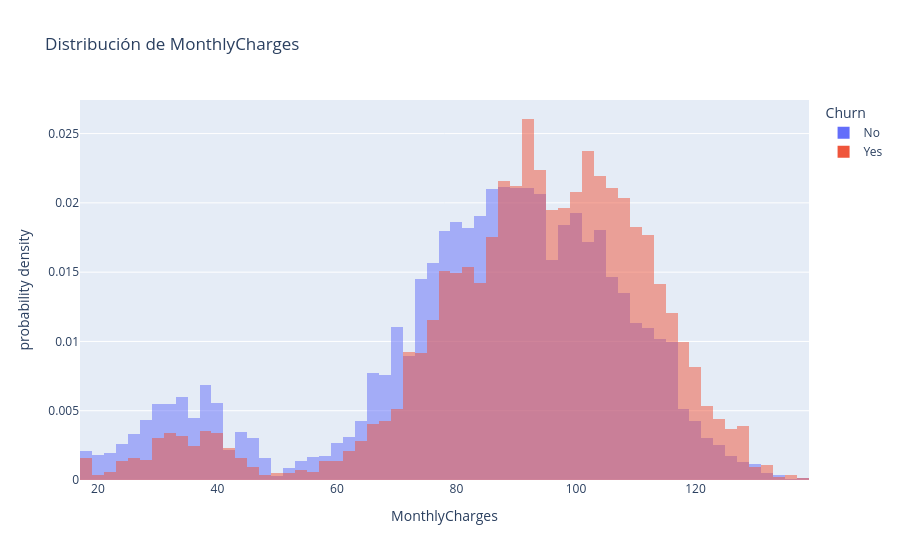

Notebook code cell kept with this figure:
### Markdown cell above
## 4. Distribuciones y valores extremos
Exploramos cargos, antigüedad y satisfacción. Los diagramas de caja señalan extremos estadísticos, no errores confirmados.

### Code cell
columns = ['MonthlyCharges','TenureMonths','TotalCharges','NPS','CSAT']
display(df[columns].describe())
for column in columns:
    # Comparamos distribuciones; no filtramos automáticamente clientes extremos.
    px.histogram(df, x=column, color='Churn', barmode='overlay', histnorm='probability density', title=f'Distribución de {column}').show()
    px.box(df, x='Churn', y=column, title=f'Rangos de {column} por abandono').show()

### Figure 1 — Plotly figure (JSON) as saved in the notebook; plotly's stock layout.template omitted (floating-point values rounded to 4 significant figures; data arrays with more than 128 entries replaced by an {"elided": "..."} marker saying what was removed)
{"data": [{"bingroup": "x", "histnorm": "probability density", "hovertemplate": "Churn=No<br>MonthlyCharges=%{x}<br>probability density=%{y}<extra></extra>", "legendgroup": "No", "marker": {"color": "#636efa", "opacity": 0.5, "pattern": {"shape": ""}}, "name": "No", "orientation": "v", "showlegend": true, "type": "histogram", "x": {"elided": "5831 float values"}, "xaxis": "x", "yaxis": "y"}, {"bingroup": "x", "histnorm": "probability density", "hovertemplate": "Churn=Yes<br>MonthlyCharges=%{x}<br>probability density=%{y}<extra></extra>", "legendgroup": "Yes", "marker": {"color": "#EF553B", "opacity": 0.5, "pattern": {"shape": ""}}, "name": "Yes", "orientation": "v", "showlegend": true, "type": "histogram", "x": {"elided": "4169 float values"}, "xaxis": "x", "yaxis": "y"}], "layout": {"barmode": "overlay", "legend": {"title": {"text": "Churn"}, "tracegroupgap": 0}, "title": {"text": "Distribución de MonthlyCharges"}, "xaxis": {"anchor": "y", "domain": [0.0, 1.0], "title": {"text": "MonthlyCharges"}}, "yaxis": {"anchor": "x", "domain": [0.0, 1.0], "title": {"text": "probability density"}}}}
